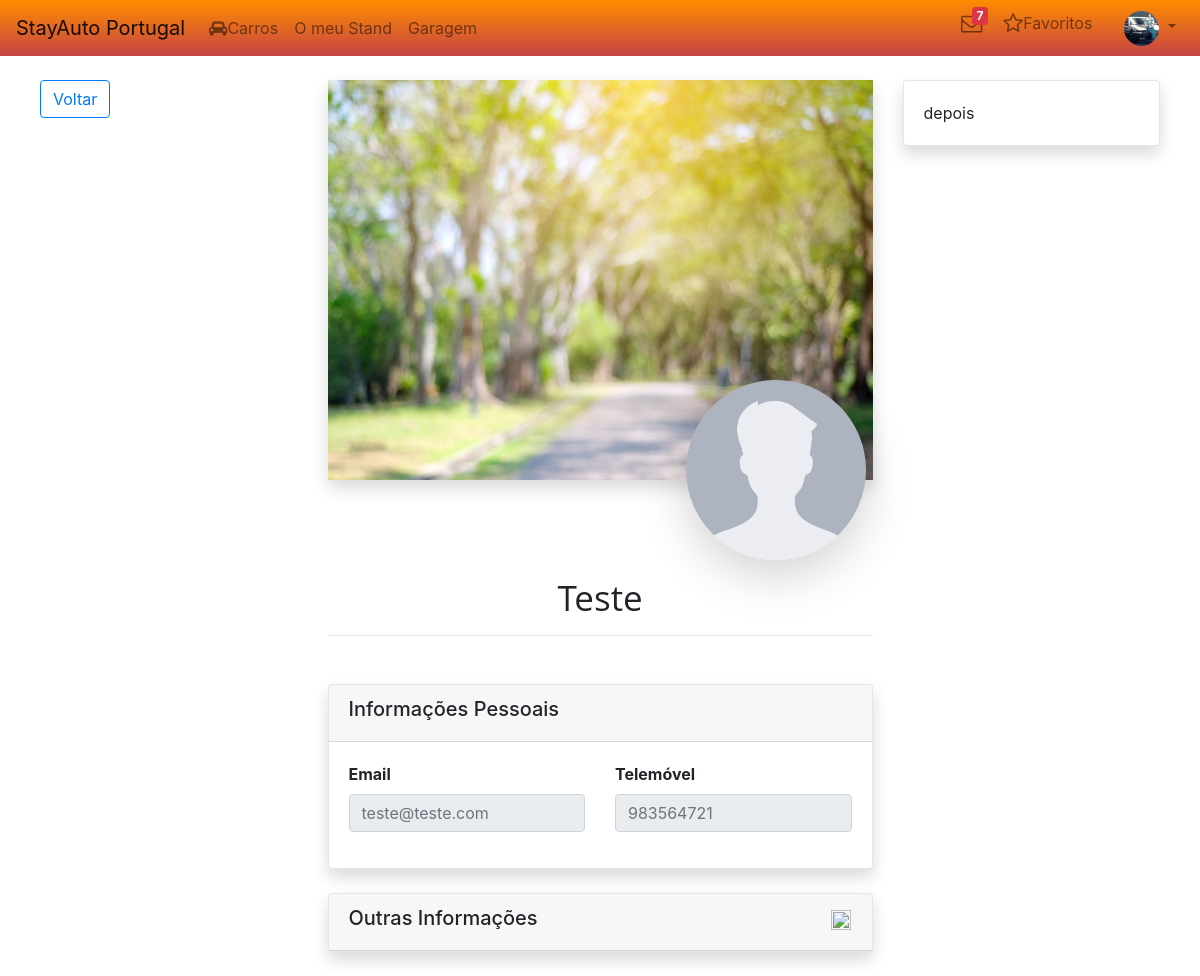
The app's page /User/Profile.php?id=3 (signed in) with its own data.
### tables this page shows
CREATE TABLE `users` (
  `User_Id` int(11) NOT NULL,
  `Name` varchar(50) NOT NULL,
  `Email` varchar(90) NOT NULL,
  `Phone` varchar(10) NOT NULL,
  `Profile` int(11) NOT NULL,
  `Password` varchar(64) NOT NULL,
  `Banner` varchar(100) DEFAULT NULL,
  `Badge` varchar(100) DEFAULT NULL,
  `createdAccount` datetime NOT NULL DEFAULT CURRENT_TIMESTAMP,
  `updateAccount` datetime DEFAULT NULL ON UPDATE CURRENT_TIMESTAMP
);

### assets/user_info.php (called while the page is built, shortened)
<?php
function returnUser($id, $con)
{
    if (isset($id)) {
        $sql = "SELECT * FROM Users WHERE User_Id = '$id'";
        $Result = $con->query($sql);
        if ($Result->num_rows == 1) {
            if ($row = $Result->fetch_array()) {
                return $row;
            }
        } else {
            return null;
        }
    } else {
        return null;
    }
}

### User/Profile.php (the view, shortened to what this page needs)
<?php
include("../assets/user_info.php");
include("../Public/Config.php");
$imgbanner = $imgbadge = "";
$data = null;
if ($_SERVER["REQUEST_METHOD"] == "GET") {
    if (isset($_GET['id'])) {
        $id = $_GET['id'];
        $data = returnUser($id, $con);
        if ($data["Banner"] != null) {
            $imgbanner = "../Public/Images/User_Banners/" . $data["User_Id"] . "/" . $data["Banner"];
        } else {
            $imgbanner = "../Public/Images/User_Banners/defult_user_banner.jpg";
        }
        if ($data["Badge"] != null) {
            $imgbadge = "../Public/Images/User_Badge/" . $data["User_Id"] . "/" . $data["Badge"];
        } else {
            $imgbadge = "../Public/Images/User_Badge/default_user_badge.jpg";
        }
    }
}
include("../layout/header.php");
include("../layout/menu.php");
?>
<div class="container-fluid">
    <div class="row">
        <div class="col-md-3">
            <a class="btn btn-outline-primary mt-4" href="<?phP echo ROOT_PATH ?>User_Admin/Index_Users.php" id="BTN_Back" style="display:none;">Voltar</a>
        </div>
        <div class="col-md-6">
            <div class="div-overlay-profile-banner mt-4">
                <img class="text-center Img_Banner shadow" src="<?php echo $imgbanner ?>" />
            </div>
            <div class="div-overlay-profile-badge">
                <img class="rounded-circle Img_Profile shadow-lg" src="<?php echo $imgbadge ?>" />
            </div>
            <div class="text-center mb-5">
                <h1 class="Header"><?php echo $data["Name"] ?></h1>
                <hr style="width: 100%;" />
            </div>
            <div class="card shadow mb-4">
                <div class="card-header">
                    <div class="row">
                        <div class="col-md-8 col-sm-7">
                            <h5>Informações Pessoais</h5>
                        </div>
                        <div class="col-md-3 col-sm-3">
                        </div>
                        <div class="col-md-1 col-sm-2">
                        </div>
                    </div>
                </div>
                <div class="card-body">
                    <div class="row">
                        <div class="col-md col-sm">
                            <div class="form-group">
                                <label for="email"><strong>Email</strong></label>
                                <input class="form-control" type="email" placeholder="<?php echo $data["Email"] ?>" name="email" disabled id="IE">
                            </div>
                        </div>
                        <div class="col-md col-sm">
                            <div class="form-group">
                                <label for="phone"><strong>Telemóvel</strong></label>
                                <input class="form-control" type="tel" placeholder="<?php echo $data["Phone"] ?>" name="phone" disabled id="IP">
                            </div>
                        </div>
                    </div>
                </div>
            </div>
            <div class="card shadow mb-4">
                <div class="card-header">
                    <div class="row">
                        <div class="col-md-10 col-sm-10">
                            <h5>Outras Informações</h5>
                        </div>
                        <div class="col-md-2 col-sm-2 text-right">
                            <a type="button" onclick="MoreInfo()"><img src="<?php echo ROOT_PATH ?>Icons/arrows-Expand.svg" style="width: 20px; height: 20px" id="IMG_CBMI"></a>
                        </div>
                    </div>
                </div>
            </div>
        </div>
        <div class="col-md-3">
            <div class="card shadow mt-4">
                <div class="card-body">
                    depois
                </div>
            </div>
        </div>
    </div>
</div>
<?php include("../layout/footer.php") ?>

### layout/menu.php (shortened to what this page needs)
<?php
if(isset($_SESSION['Id'])){
    $row = returnUser($_SESSION['Id'],$con);
    if ($row['Badge'] != null) {
        $badge = ROOT_PATH . "Public/Images/User_Badge/" . $row["User_Id"] . "/" . $row["Badge"];
    } else {
        $badge = ROOT_PATH . "Public/Images/User_Badge/default_user_badge.jpg";
    }
}
?>
<nav class="navbar navbar-expand-lg navbar-light gradient-color">
    <a class="navbar-brand" href="<?= ROOT_PATH ?>index.php">StayAuto Portugal</a>
    <div class="collapse navbar-collapse" id="navbarSupportedContent">
        <ul class="navbar-nav mr-auto">
            <li class="nav-item">
                <a href="Car_Search.php" class="nav-link"><i class="fa fa-car"></i>Carros</a>
            </li>
            <?php
            if (isset($_SESSION['Profile']) && $_SESSION['Profile'] == '0') {
                echo '<li class="nav-item">
                        <a href="' . ROOT_PATH . 'User_Admin/Admin_Dashboard.php" class="nav-link">Dashbord</a>
                      </li>';
                echo '<li class="nav-item dropdown">
                        <a class="nav-link dropdown-toggle" id="navbarDropdown" role="button" data-toggle="dropdown" aria-haspopup="true" aria-expanded="false">
                            Gestão
                        </a>
                        <div class="dropdown-menu dropdown-menu-left" aria-labelledby="navbarDropdown">
                            <a class="dropdown-item" href="' . ROOT_PATH . 'User_Admin/Index_Users.php">Utilizadores</a>
                            <a class="dropdown-item text-danger" href="' . ROOT_PATH . 'User_Admin/Index_Ban.php">Denuncias</a>
                        </div>
                    </li>';
            } else if (isset($_SESSION['Profile']) && $_SESSION['Profile'] == '2') {
                echo '<li class="nav-item">
                        <a href="' . ROOT_PATH . 'User_Stand/Stand_Dashboard.php" class="nav-link">O meu Stand</a>
                    </li>';
                echo '<li class="nav-item">
                        <a href="' . ROOT_PATH . 'User_Stand/Garage.php" class="nav-link">Garagem</a>
                    </li>';
            }
            ?>
        </ul>
        <ul class="navbar-nav ml-auto">
            <?php
            if (isset($_SESSION['Id']) || !empty($_SESSION['Id'])) {
                echo '<li class="nav-item">
                        <a class="nav-link no-padding" type="button">
                            <i class="fa fa-envelope-o fa-lg"></i>
                            <span class="badge badge-danger badge-counter message-badge">7</span>
                        </a>
                    </li>';
            }
            ?>
            <li class="nav-item mr-4">
                <a class="nav-link no-padding" type="button">
                    <i class="fa fa-star-o fa-lg"></i>Favoritos
                </a>
            </li>
            <?php
            if (!isset($_SESSION['Id']) || empty($_SESSION['Id'])) {
                echo '<a href="Login.php" class="nav-link" type="button" class="btn btn-primary"><i class="fa fa-sign-in"></i>Login</a>';
            } else {
                echo '<li class="nav-item dropdown">
                <a class="nav-link dropdown-toggle" id="navbarDropdown" role="button" data-toggle="dropdown" aria-haspopup="true" aria-expanded="false">
                    <img src="' . $badge . '" Class="rounded-circle text-center"/>
                </a>
                <div class="dropdown-menu dropdown-menu-right" aria-labelledby="navbarDropdown">
                    <a class="dropdown-item" href="' . ROOT_PATH . 'User/Profile.php">Perfil</a>
                    <div class="dropdown-divider"></div>
                    <a class="dropdown-item text-danger" href="' . ROOT_PATH . 'logout.php"><i class="fa fa-sign-out"></i>Logout</a>
                </div>
            </li>';
            }
            ?>
        </ul>
    </div>
</nav>

### layout/header.php (style rules this page uses)
.card { border: 1px groove #8c8e8c38; }
.container-fluid { padding-left: 40px; padding-right: 40px; }
.rounded-circle { object-fit: cover; Width: 35px; Height: 35px; }
.nav-link { padding: 0 0 0; }
.gradient-color { background-color: darkorange; background-image: linear-gradient(180deg, darkorange, #c54444); }
.Img_Banner { height: 400px; width: 100%; position: relative; }
.Img_Profile { width: 180px; height: 180px; }
.div-overlay-profile-banner { position: relative; }
.div-overlay-profile-badge { margin-top: -100px; left: 358px; margin-right: 716px; position: relative; }
.Header { padding-top: 17px; font-size: 35px; font-family: 'Open Sans', sans-serif; opacity: 1; filter: blur(0px) brightness(100%) contrast(100%) grayscale(0%) hue-rotate(0deg) invert(0%); }
.no-padding { padding: 0px 0px 0px !important; }
.message-badge { position: relative; right: 15px; bottom: 9px; }

### records on screen
users: User_Id+Badge (picture)
users: Name "Teste", email "teste@teste.com", phone "983564721"
